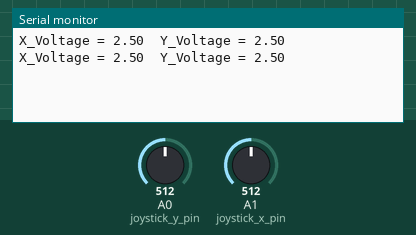
Simulated run of this sketch. Board: Arduino Uno, built with avr-gcc and run on an emulated ATmega328P. Shown: the last lines printed to the serial monitor. The inputs (shaded band) are chosen by the test bench; at power-on: A0 (joystick_y_pin) = 512, A1 (joystick_x_pin) = 512.

Above: at 1.8 s.
1.9 s: A0 (joystick_y_pin) set to 716
At 2.5 s:
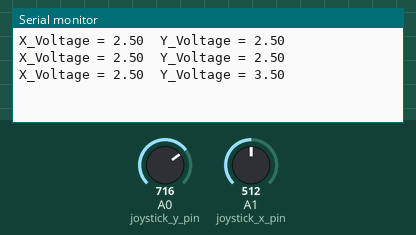
3.4 s: A1 (joystick_x_pin) set to 716
At 4.7 s:
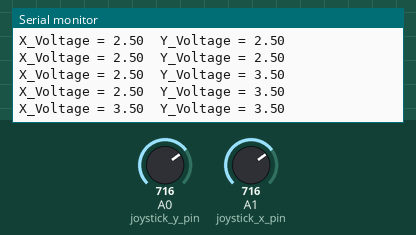
4.9 s: A0 (joystick_y_pin) set to 900
At 5.8 s:
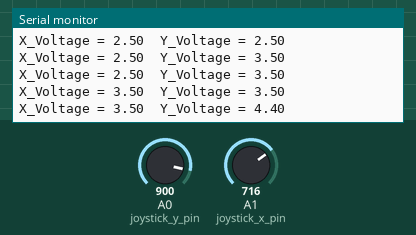
6.4 s: A1 (joystick_x_pin) set to 900
At 7.7 s:
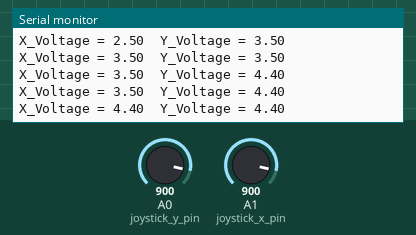
Timing chart, 0 to 8.9 s (numbered marks = the images above; inputs shaded):
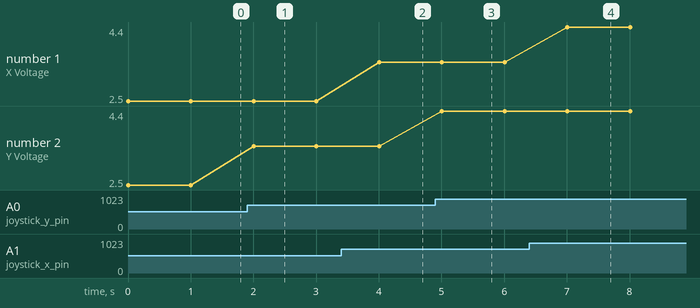

Measured:
- after the input at 1.9 s, the serial monitor: prints a new line after 0.10 s (image 1)
- after the input at 3.4 s, the serial monitor: prints a new line after 0.61 s (image 2)
- after the input at 4.9 s, the serial monitor: prints a new line after 0.11 s (image 3)
- after the input at 6.4 s, the serial monitor: prints a new line after 0.61 s (image 4)
- plotted number 2: 2.5 → 3.5 after the input at 1.9 s, 3.5 → 4.4 after the input at 4.9 s

The sketch:

Joystick_arduino.ino
```cpp
const int joystick_x_pin = A1;
const int joystick_y_pin = A0;

void setup() {
  Serial.begin(9600);   /* Define baud rate for serial communication */
}

void loop() {
  int x_adc_val, y_adc_val;
  float x_volt, y_volt;
  x_adc_val = analogRead(joystick_x_pin);
  y_adc_val = analogRead(joystick_y_pin);
  x_volt = ( ( x_adc_val * 5.0 ) / 1023 );  /*Convert digital value to voltage */
  y_volt = ( ( y_adc_val * 5.0 ) / 1023 );  /*Convert digital value to voltage */

  Serial.print("X_Voltage = ");
  Serial.print(x_volt);
  Serial.print("\t");
  Serial.print("Y_Voltage = ");
  Serial.println(y_volt);
  delay(1000);
}
```
